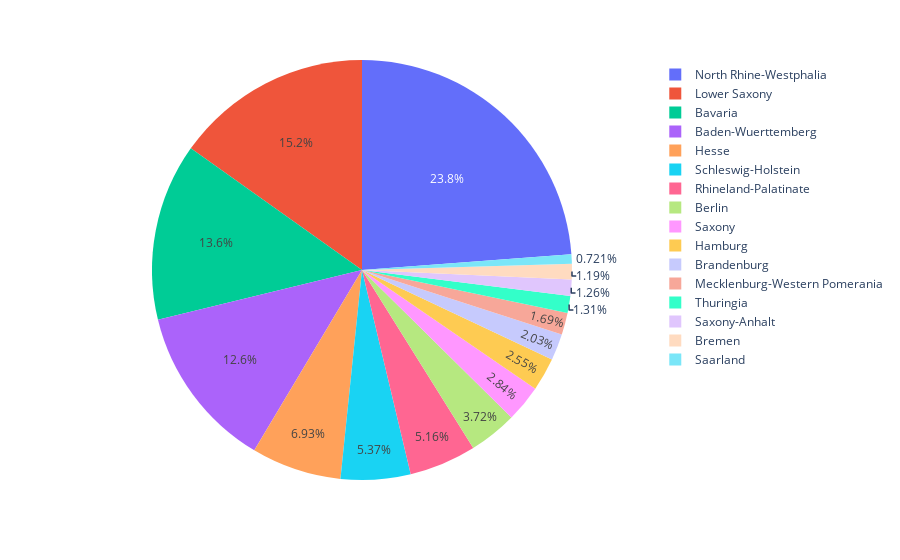

Notebook code cell kept with this figure:
### Code cell
px.pie(df_pie, names= "user_state", values= "count")

### Figure 1 — Plotly figure (JSON) as saved in the notebook; plotly's stock layout.template omitted (floating-point values rounded to 4 significant figures; data arrays with more than 128 entries replaced by an {"elided": "..."} marker saying what was removed)
{"data": [{"domain": {"x": [0, 1], "y": [0, 1]}, "hovertemplate": "user_state=%{label}<br>count=%{value}<extra></extra>", "labels": {"elided": "4048 str values"}, "legendgroup": "", "name": "", "showlegend": true, "type": "pie", "values": {"elided": "4048 int values"}}], "layout": {"legend": {"tracegroupgap": 0}, "margin": {"t": 60}}}
